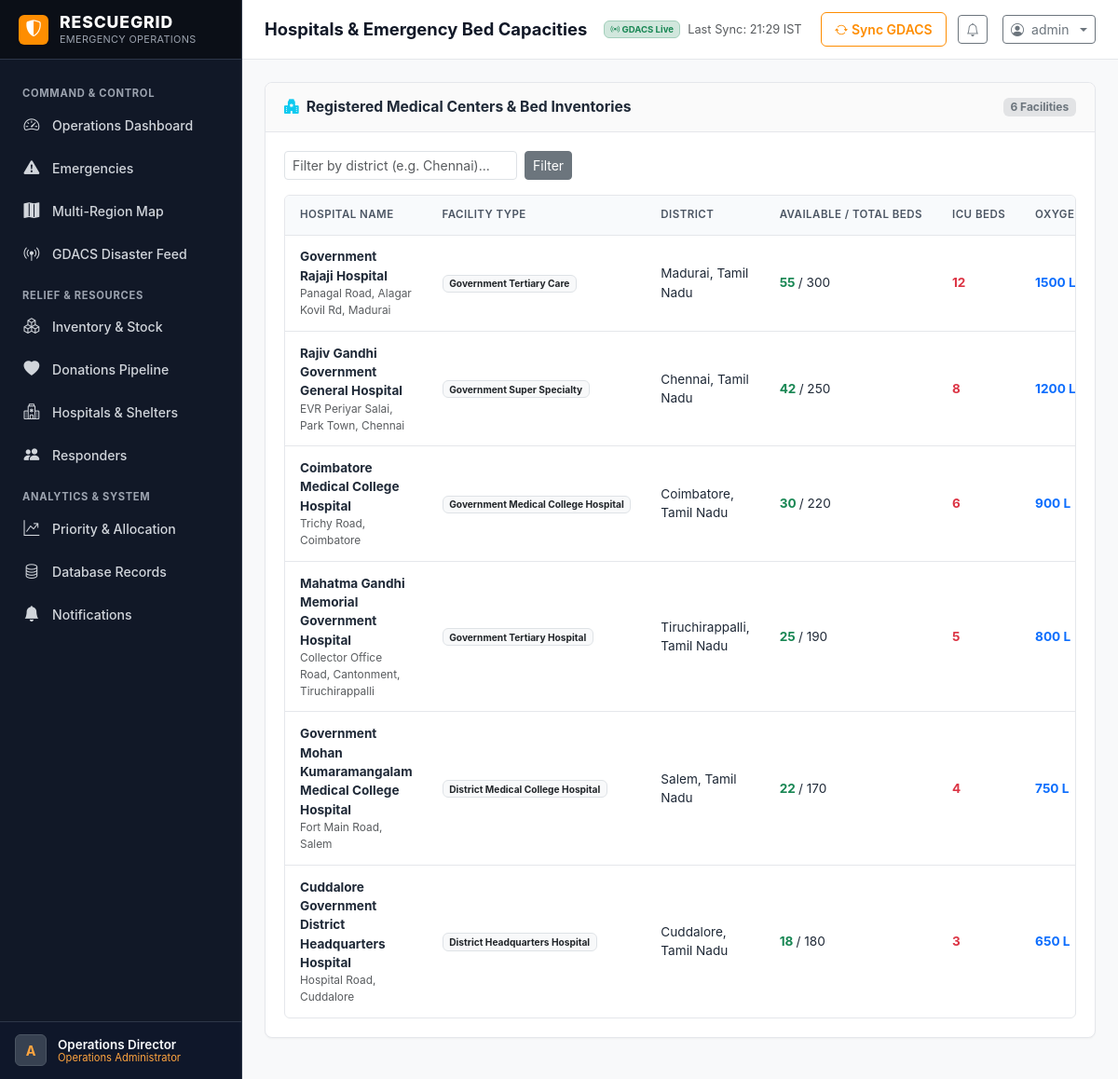
The app's page /facilities/hospitals/ (signed in) with its own data.
### core/models.py (models this page shows, shortened)
class User(AbstractUser):
    ROLE_ADMIN = 'ADMIN'
    ROLE_USER = 'USER'
    ROLE_DONOR = 'DONOR'
    ROLE_CHOICES = [
        (ROLE_ADMIN, 'Admin / Operations Coordinator'),
        (ROLE_USER, 'Affected Person / Hospital User'),
        (ROLE_DONOR, 'Relief Donor / Sponsor'),
    ]
    SUBTYPE_AFFECTED_PERSON = 'AFFECTED_PERSON'
    SUBTYPE_HOSPITAL = 'HOSPITAL'
    SUBTYPE_DONOR_INDIVIDUAL = 'DONOR_INDIVIDUAL'
    SUBTYPE_DONOR_ORG = 'DONOR_ORG'
    SUBTYPE_CHOICES = [
        (SUBTYPE_AFFECTED_PERSON, 'Affected Person / Citizen'),
        (SUBTYPE_HOSPITAL, 'Hospital / Medical Center User'),
        (SUBTYPE_DONOR_INDIVIDUAL, 'Individual Donor'),
        (SUBTYPE_DONOR_ORG, 'Relief Organization / NGO'),
    ]
    role = models.CharField(max_length=20, choices=ROLE_CHOICES, default=ROLE_USER, db_index=True)
    user_subtype = models.CharField(max_length=30, choices=SUBTYPE_CHOICES, default=SUBTYPE_AFFECTED_PERSON)
    phone = models.CharField(max_length=20, blank=True)
    organization_name = models.CharField(max_length=150, blank=True)
    address = models.TextField(blank=True)
    city = models.CharField(max_length=100, blank=True)
    district = models.CharField(max_length=100, blank=True, default='Chennai')
    state = models.CharField(max_length=100, default='Tamil Nadu')
    latitude = models.FloatField(null=True, blank=True)
    longitude = models.FloatField(null=True, blank=True)
    def is_admin_user(self):
        return self.role == self.ROLE_ADMIN or self.is_superuser or self.is_staff
    def get_role_display_badge(self):
        if self.is_admin_user():
            return "Operations Administrator"
        elif self.role == self.ROLE_DONOR:
            return "Relief Donor"
        elif self.is_hospital_subtype():
            return "Hospital Facility User"
        return "Affected Citizen / User"

### gdacs_integration/models.py (models this page shows, shortened)
class GDACSSyncLog(models.Model):
    STATUS_SUCCESS = 'SUCCESS'
    STATUS_FAILED = 'FAILED'
    STATUS_CHOICES = [
        (STATUS_SUCCESS, 'Success'),
        (STATUS_FAILED, 'Failed'),
    ]
    sync_time = models.DateTimeField(auto_now_add=True)
    status = models.CharField(max_length=20, choices=STATUS_CHOICES, db_index=True)
    events_synced = models.IntegerField(default=0)
    india_events_count = models.IntegerField(default=0)
    tamil_nadu_events_count = models.IntegerField(default=0)
    error_message = models.TextField(blank=True, null=True)
    class Meta:
        ordering = ['-sync_time']
        verbose_name = 'GDACS Sync Log'
        verbose_name_plural = 'GDACS Sync Logs'

### relief/models.py (models this page shows, shortened)
class Hospital(models.Model):
    name = models.CharField(max_length=200)
    hospital_type = models.CharField(max_length=100, default='District Emergency Center')
    contact_person = models.CharField(max_length=120, blank=True)
    phone = models.CharField(max_length=30)
    email = models.EmailField(blank=True)
    address = models.TextField()
    district = models.CharField(max_length=100, default='Chennai')
    state = models.CharField(max_length=100, default='Tamil Nadu')
    latitude = models.FloatField()
    longitude = models.FloatField()
    total_beds = models.IntegerField(default=100)
    available_beds = models.IntegerField(default=20)
    icu_beds_available = models.IntegerField(default=5)
    oxygen_available_liters = models.IntegerField(default=500)
    blood_units_available = models.IntegerField(default=30)
    ambulances_available = models.IntegerField(default=2)
    is_emergency_ready = models.BooleanField(default=True)
    associated_user = models.ForeignKey(
        settings.AUTH_USER_MODEL,
        null=True,
        blank=True,
        on_delete=models.SET_NULL,
        related_name='hospital_facilities'
    )
    created_at = models.DateTimeField(auto_now_add=True)
    updated_at = models.DateTimeField(auto_now=True)
    class Meta:
        ordering = ['name']

### relief/views.py (the view)
# urls.py: path('facilities/hospitals/', relief_views.user_hospitals, name='user_hospitals'),
@login_required
def user_hospitals(request):
    from core.views import ensure_demo_data
    ensure_demo_data()
    hospitals = Hospital.objects.all().order_by('-available_beds')
    district_filter = request.GET.get('district')
    if district_filter:
        hospitals = hospitals.filter(district__icontains=district_filter)
    return render(request, 'relief/hospitals.html', {
        'hospitals': hospitals,
        'district_filter': district_filter,
    })

### core/context_processors.py (called while the page is built)
def rescuegrid_global_context(request):
    unread_count = 0
    if request.user.is_authenticated:
        unread_count = Notification.objects.filter(recipient=request.user, is_read=False).count()
    gdacs_status = get_latest_sync_status()
    return {
        'APP_NAME': 'RESCUEGRID',
        'APP_TAGLINE': 'Multi-Region Emergency Response & Relief Platform for India',
        'CURRENT_TIME': timezone.now(),
        'UNREAD_NOTIFICATIONS_COUNT': unread_count,
        'GDACS_SUMMARY': gdacs_status,
        'PRIMARY_COLOR': '#FE8D01',
        'SECONDARY_COLOR': '#FFA53F',
    }

### gdacs_integration/services.py (called while the page is built)
def get_latest_sync_status():
    last_log = GDACSSyncLog.objects.order_by('-sync_time').first()
    last_success_log = GDACSSyncLog.objects.filter(status=GDACSSyncLog.STATUS_SUCCESS).order_by('-sync_time').first()
    return {
        'last_attempt': last_log.sync_time if last_log else None,
        'status': last_log.status if last_log else 'NEVER_SYNCED',
        'error_message': last_log.error_message if last_log and last_log.status == GDACSSyncLog.STATUS_FAILED else None,
        'last_successful_sync': last_success_log.sync_time if last_success_log else None,
        'total_events': GDACSEvent.objects.count(),
        'india_events': GDACSEvent.objects.filter(is_india=True).count(),
        'tamil_nadu_events': GDACSEvent.objects.filter(is_tamil_nadu=True).count(),
    }

### templates/relief/hospitals.html (shortened to what this page needs)
{% extends 'base.html' %}
{% block page_title %}Hospitals & Emergency Bed Capacities{% endblock %}
{% block content %}
<div class="rg-card">
  <div class="rg-card-header">
    <h3 class="rg-card-title">
      <i class="bi bi-hospital-fill text-info"></i> Registered Medical Centers & Bed Inventories
    </h3>
    <span class="badge bg-secondary-subtle text-secondary">{{ hospitals.count }} Facilities</span>
  </div>
  <div class="rg-card-body">
    <form method="get" class="rg-filter-bar">
      <div class="d-flex align-items-center gap-2">
        <input type="text" name="district" class="form-control form-control-sm" placeholder="Filter by district (e.g. Chennai)..." value="{{ district_filter|default:'' }}" style="width: 250px;">
        <button type="submit" class="btn btn-sm btn-secondary">Filter</button>
      </div>
    </form>
    <div class="rg-table-wrapper">
      <table class="rg-table">
        <thead>
          <tr>
            <th>Hospital Name</th>
            <th>Facility Type</th>
            <th>District</th>
            <th>Available / Total Beds</th>
            <th>ICU Beds</th>
            <th>Oxygen (Liters)</th>
          </tr>
        </thead>
        <tbody>
          {% if hospitals %}
            {% for h in hospitals %}
              <tr>
                <td>
                  <strong>{{ h.name }}</strong>
                  <div class="text-muted small">{{ h.address }}</div>
                </td>
                <td><span class="badge bg-light text-dark border">{{ h.hospital_type }}</span></td>
                <td>{{ h.district }}, {{ h.state }}</td>
                <td>
                  <strong class="{% if h.available_beds > 0 %}text-success{% else %}text-danger{% endif %}">
                    {{ h.available_beds }}
                  </strong> / {{ h.total_beds }}
                </td>
                <td><strong class="text-danger">{{ h.icu_beds_available }}</strong></td>
                <td><strong class="text-primary">{{ h.oxygen_available_liters }} L</strong></td>
              </tr>
            {% endfor %}
          {% else %}
            <tr>
              <td colspan="8" class="text-center py-4 text-muted">
                No hospitals found matching your district filter.
              </td>
            </tr>
          {% endif %}
        </tbody>
      </table>
    </div>
  </div>
</div>
{% endblock %}

### templates/base.html (shortened to what this page needs)
{% load static %}
<!DOCTYPE html>
<html lang="en">
<head>
  <link href="https://cdn.jsdelivr.net/npm/bootstrap@5.3.3/dist/css/bootstrap.min.css" rel="stylesheet">
  <link rel="stylesheet" href="https://cdn.jsdelivr.net/npm/bootstrap-icons@1.11.3/font/bootstrap-icons.min.css">
  <link rel="stylesheet" href="https://unpkg.com/leaflet@1.9.4/dist/leaflet.css" />
  <link rel="stylesheet" href="{% static 'css/rescuegrid.css' %}">
</head>
<body>
<div class="rg-app-container">
  <aside class="rg-sidebar" id="rgSidebar">
    <a href="{% url 'dashboard_redirect' %}" class="rg-sidebar-brand">
      <div class="rg-brand-symbol">
        <i class="bi bi-shield-shaded"></i>
      </div>
      <div class="rg-brand-text">
        <span class="rg-brand-title">{{ APP_NAME }}</span>
        <span class="rg-brand-subtitle">Emergency Operations</span>
      </div>
    </a>
    <div class="rg-sidebar-menu">
      {% if user.is_authenticated %}
        {% if user.is_admin_user %}
          <div class="rg-nav-group-title">Command & Control</div>
          <a href="{% url 'admin_dashboard' %}" class="rg-nav-link {% if request.resolver_match.url_name == 'admin_dashboard' %}active{% endif %}">
            <i class="bi bi-speedometer2"></i> Operations Dashboard
          </a>
          <a href="{% url 'admin_emergencies' %}" class="rg-nav-link {% if request.resolver_match.url_name == 'admin_emergencies' %}active{% endif %}">
            <i class="bi bi-exclamation-triangle-fill"></i> Emergencies
          </a>
          <a href="{% url 'admin_map' %}" class="rg-nav-link {% if request.resolver_match.url_name == 'admin_map' %}active{% endif %}">
            <i class="bi bi-map-fill"></i> Multi-Region Map
          </a>
          <a href="{% url 'admin_gdacs' %}" class="rg-nav-link {% if request.resolver_match.url_name == 'admin_gdacs' %}active{% endif %}">
            <i class="bi bi-broadcast-pin"></i> GDACS Disaster Feed
          </a>
          <div class="rg-nav-group-title">Relief & Resources</div>
          <a href="{% url 'admin_resources' %}" class="rg-nav-link {% if request.resolver_match.url_name == 'admin_resources' %}active{% endif %}">
            <i class="bi bi-boxes"></i> Inventory & Stock
          </a>
          <a href="{% url 'admin_donations' %}" class="rg-nav-link {% if request.resolver_match.url_name == 'admin_donations' %}active{% endif %}">
            <i class="bi bi-heart-fill"></i> Donations Pipeline
          </a>
          <a href="{% url 'admin_facilities' %}" class="rg-nav-link {% if request.resolver_match.url_name == 'admin_facilities' %}active{% endif %}">
            <i class="bi bi-hospital"></i> Hospitals & Shelters
          </a>
          <a href="{% url 'admin_responders' %}" class="rg-nav-link {% if request.resolver_match.url_name == 'admin_responders' %}active{% endif %}">
            <i class="bi bi-people-fill"></i> Responders
          </a>
          <div class="rg-nav-group-title">Analytics & System</div>
          <a href="{% url 'analytics_dashboard' %}" class="rg-nav-link {% if request.resolver_match.url_name == 'analytics_dashboard' %}active{% endif %}">
            <i class="bi bi-graph-up-arrow"></i> Priority & Allocation
          </a>
          <a href="{% url 'admin_database_records' %}" class="rg-nav-link {% if request.resolver_match.url_name == 'admin_database_records' %}active{% endif %}">
            <i class="bi bi-database"></i> Database Records
          </a>
          <a href="{% url 'notifications_list' %}" class="rg-nav-link {% if request.resolver_match.url_name == 'notifications_list' %}active{% endif %}">
            <i class="bi bi-bell-fill"></i> Notifications
          </a>
        {% endif %}
      {% endif %}
    </div>
    <div class="rg-sidebar-footer">
      {% if user.is_authenticated %}
        <div class="rg-sidebar-user">
          <div class="rg-user-avatar">
            {{ user.username|first|upper }}
          </div>
          <div class="rg-user-info">
            <div class="rg-user-name">{{ user.get_full_name|default:user.username }}</div>
            <div class="rg-user-role-label">{{ user.get_role_display_badge }}</div>
          </div>
        </div>
      {% else %}
        <a href="{% url 'login' %}" class="btn btn-rg-primary w-100 btn-sm">Login</a>
      {% endif %}
    </div>
  </aside>
  <div class="rg-main-wrapper">
    <header class="rg-header">
      <div class="rg-header-left">
        <h1 class="rg-page-title">{% block page_title %}Operations Overview{% endblock %}</h1>
      </div>
      <div class="rg-header-right">
        <div class="d-none d-md-flex align-items-center me-2 text-muted" style="font-size: 0.8rem;">
          {% if GDACS_SUMMARY.status == 'SUCCESS' %}
            <span class="badge bg-success-subtle text-success border border-success-subtle me-2">
              <i class="bi bi-broadcast"></i> GDACS Live
            </span>
            <span>Last Sync: {{ GDACS_SUMMARY.last_successful_sync|date:"H:i" }} IST</span>
          {% elif GDACS_SUMMARY.status == 'FAILED' %}
            <span class="badge bg-danger-subtle text-danger border border-danger-subtle me-2">
              <i class="bi bi-exclamation-triangle"></i> GDACS Sync Issue
            </span>
          {% else %}
            <span class="badge bg-secondary-subtle text-secondary me-2">
              <i class="bi bi-circle"></i> GDACS Ready
            </span>
          {% endif %}
        </div>
        {% if user.is_authenticated and user.is_admin_user %}
          <button id="quickSyncGdacsBtn" class="btn btn-sm btn-rg-outline-orange d-none d-sm-inline-flex align-items-center gap-1" title="Synchronize official GDACS feed now">
            <i class="bi bi-arrow-repeat" id="syncIcon"></i>
            <span>Sync GDACS</span>
          </button>
        {% endif %}
        {% if user.is_authenticated %}
          <a href="{% url 'notifications_list' %}" class="btn btn-sm btn-outline-secondary position-relative me-1" title="Notifications">
            <i class="bi bi-bell"></i>
          </a>
          <div class="dropdown">
            <button class="btn btn-sm btn-outline-secondary dropdown-toggle d-flex align-items-center gap-2" type="button" data-bs-toggle="dropdown" aria-expanded="false">
              <i class="bi bi-person-circle"></i>
              <span class="d-none d-sm-inline">{{ user.username }}</span>
            </button>
          </div>
        {% else %}
          <a href="{% url 'login' %}" class="btn btn-sm btn-rg-primary">Sign In</a>
        {% endif %}
      </div>
    </header>
    <main class="rg-content">
      {% block content %}{% endblock %}
    </main>
  </div>
</div>
</body>
</html>

### records on screen
User: username|first "A", get_full_name "Operations Director", get_role_display_badge "Operations Administrator", username "admin"
GDACSSyncLog: last_successful_sync "21:29"
Hospital: name "Government Rajaji Hospital", address "Panagal Road, Alagar Kovil Rd, Madurai", hospital_type "Government Tertiary Care", district "Madurai", state "Tamil Nadu", available_beds "55", total_beds "300", icu_beds_available "12", oxygen_available_liters "1500"
Hospital: name "Rajiv Gandhi Government General Hospital", address "EVR Periyar Salai, Park Town, Chennai", hospital_type "Government Super Specialty", district "Chennai", state "Tamil Nadu", available_beds "42", total_beds "250", icu_beds_available "8", oxygen_available_liters "1200"
Hospital: name "Coimbatore Medical College Hospital", address "Trichy Road, Coimbatore", hospital_type "Government Medical College Hospital", district "Coimbatore", state "Tamil Nadu", available_beds "30", total_beds "220", icu_beds_available "6", oxygen_available_liters "900"
Hospital: name "Mahatma Gandhi Memorial Government Hospital", address "Collector Office Road, Cantonment, Tiruchirappalli", hospital_type "Government Tertiary Hospital", district "Tiruchirappalli", state "Tamil Nadu", available_beds "25", total_beds "190", icu_beds_available "5", oxygen_available_liters "800"
Hospital: name "Government Mohan Kumaramangalam Medical College Hospital", address "Fort Main Road, Salem", hospital_type "District Medical College Hospital", district "Salem", state "Tamil Nadu", available_beds "22", total_beds "170", icu_beds_available "4", oxygen_available_liters "750"
Hospital: name "Cuddalore Government District Headquarters Hospital", address "Hospital Road, Cuddalore", hospital_type "District Headquarters Hospital", district "Cuddalore", state "Tamil Nadu", available_beds "18", total_beds "180", icu_beds_available "3", oxygen_available_liters "650"

### other values on screen
{{ APP_NAME }} "RESCUEGRID"
{{ hospitals.count }} "6"
